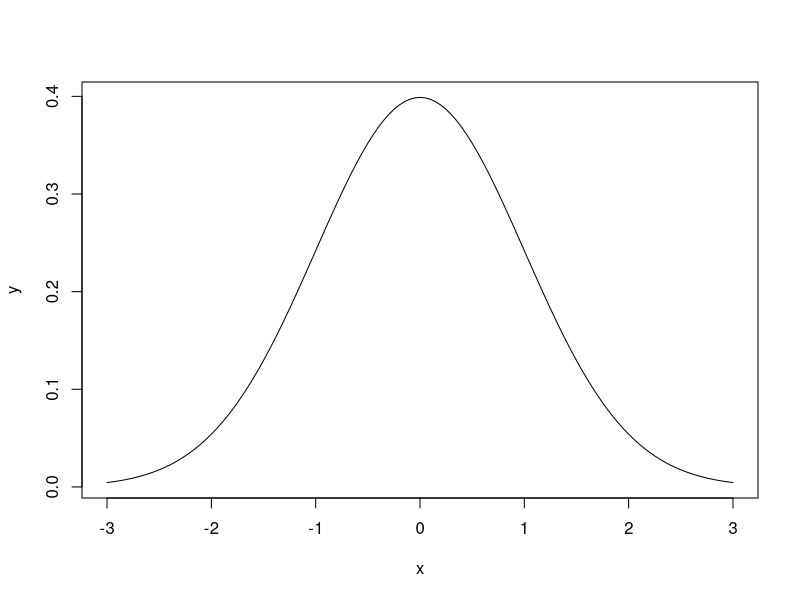

This figure's R source:
## ---- chunk 1
knitr::opts_chunk$set(echo = FALSE)
## ---- chunk 2
A <- matrix(c(1, 2, 3, 2, 4, 5, 3, 5, 6), ncol = 3)
A
# to get inverse of A: solve(A)
## ---- chunk 3
solve(A)
# To check that solve(A) is inverse of A:
solve(A)%*%A
## ---- chunk 4
# Consider tossing a coin 10 times
str(dbinom)
dbinom(5, 10, 0.5) # prob of getting five heads

str(pbinom) # cumulative dist
pbinom(5, 10, 0.5) # Pr[X <= 5]
## ---- chunk 5
str(qbinom) # quantile: Pr[X <= ?] = known value
qbinom(0.6230, 10, 0.5) # get the value of ? s.t. Pr[X <= ?]=0.6230

str(rbinom) # Generating random numbers
rbinom(20, 10, 0.5) # 20 ind samples from binomial(10, 0.5)
## ---- chunk 6
# Consider a standard Normal distribution
str(dnorm)
dnorm(x = 0, mean = 0, sd = 1, log = FALSE)

str(pnorm) # cumulative dist
pnorm(0, mean = 0, sd = 1)
## ---- chunk 7
str(qnorm) # quantile
qnorm(0.5, mean = 0, sd = 1)

str(pnorm) # cumulative dist
rnorm(10, mean = 0, sd = 1)
## ---- chunk 8
# Let's try plotting Normal curve (more on plotting later)
x <- seq(from = -3, to = 3, by = 0.05)
y <- dnorm(x, mean = 0, sd = 1)
plot(x, y, type = "l")
